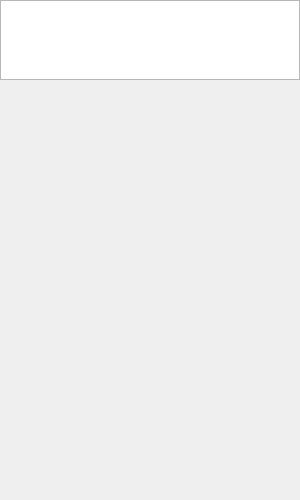
<?xml version="1.0" encoding="UTF-8"?>
<ui version="4.0">
 <class>NotificationsView</class>
 <widget class="QWidget" name="NotificationsView">
  <property name="geometry">
   <rect>
    <x>0</x>
    <y>0</y>
    <width>300</width>
    <height>500</height>
   </rect>
  </property>
  <property name="windowTitle">
   <string>Notifications View</string>
  </property>
  <layout class="QVBoxLayout" name="verticalLayout">
   <property name="spacing">
    <number>0</number>
   </property>
   <property name="leftMargin">
    <number>0</number>
   </property>
   <property name="topMargin">
    <number>0</number>
   </property>
   <property name="rightMargin">
    <number>0</number>
   </property>
   <property name="bottomMargin">
    <number>0</number>
   </property>
   <item>
    <widget class="QListWidget" name="subModeList">
     <property name="sizePolicy">
      <sizepolicy hsizetype="Expanding" vsizetype="Fixed">
       <horstretch>0</horstretch>
       <verstretch>0</verstretch>
      </sizepolicy>
     </property>
     <property name="minimumSize">
      <size>
       <width>0</width>
       <height>80</height>
      </size>
     </property>
     <property name="maximumSize">
      <size>
       <width>16777215</width>
       <height>80</height>
      </size>
     </property>
     <property name="frameShadow">
      <enum>QFrame::Shadow::Plain</enum>
     </property>
     <property name="verticalScrollBarPolicy">
      <enum>Qt::ScrollBarPolicy::ScrollBarAlwaysOff</enum>
     </property>
     <property name="horizontalScrollBarPolicy">
      <enum>Qt::ScrollBarPolicy::ScrollBarAlwaysOff</enum>
     </property>
     <property name="selectionMode">
      <enum>QAbstractItemView::SelectionMode::SingleSelection</enum>
     </property>
     <property name="viewMode">
      <enum>QListView::ViewMode::ListMode</enum>
     </property>
     <property name="uniformItemSizes">
      <bool>true</bool>
     </property>
    </widget>
   </item>
   <item>
    <spacer name="verticalSpacer">
     <property name="orientation">
      <enum>Qt::Orientation::Vertical</enum>
     </property>
     <property name="sizeHint" stdset="0">
      <size>
       <width>20</width>
       <height>40</height>
      </size>
     </property>
    </spacer>
   </item>
  </layout>
 </widget>
 <resources/>
 <connections/>
</ui>
